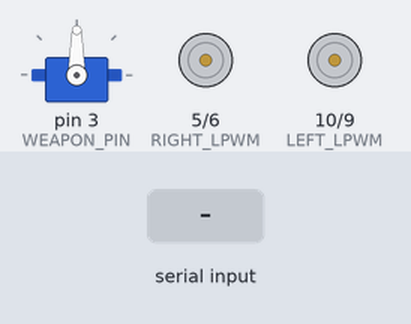
A sketch run on a simulated Arduino Uno, built with avr-gcc and run on an emulated ATmega328P. Shown: servo, motor-driver pin pairs drawn as motors (green arrow = first pin HIGH = forward, orange = second pin HIGH = backward, longer = more drive). Inputs (shaded band) come from the test bench. What the sketch prints to the serial monitor is not drawn.

Above: at 1.2 s.
1.3 s: "F" received over the second serial link
At 1.8 s:
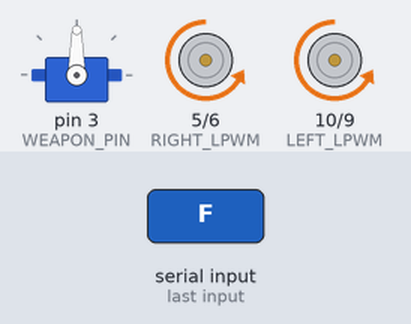
2.8 s: "B" received over the second serial link
At 4.0 s:
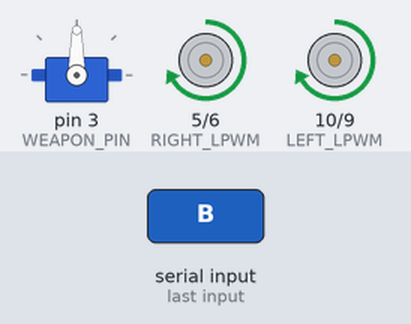
4.3 s: "L" received over the second serial link
At 5.3 s:
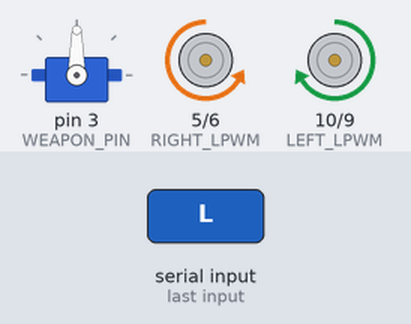
5.8 s: "R" received over the second serial link
At 6.4 s:
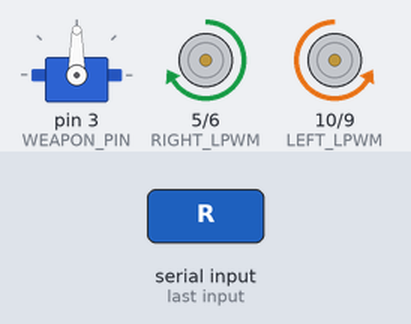
Timing chart, 0 to 8.3 s (numbered marks = the images above; inputs shaded):
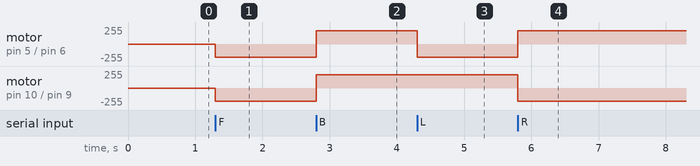

Measured:
- after the input at 1.3 s, motor on pin 5 (RIGHT_LPWM) / pin 6 (RIGHT_RPWM), motor on pin 10 (LEFT_LPWM) / pin 9 (LEFT_RPWM): stopped → backward 200/255 at once
- after the input at 2.8 s, motor on pin 5 (RIGHT_LPWM) / pin 6 (RIGHT_RPWM), motor on pin 10 (LEFT_LPWM) / pin 9 (LEFT_RPWM): backward 200/255 → forward 200/255 at once
- after the input at 4.3 s, motor on pin 5 (RIGHT_LPWM) / pin 6 (RIGHT_RPWM): forward 200/255 → backward 200/255 at once
- after the input at 5.8 s, motor on pin 5 (RIGHT_LPWM) / pin 6 (RIGHT_RPWM): backward 200/255 → forward 200/255 at once; motor on pin 10 (LEFT_LPWM) / pin 9 (LEFT_RPWM): forward 200/255 → backward 200/255 at once

The sketch:

bot.ino
```cpp
#include <ServoTimer2.h>  // ✅ Use ServoTimer2 instead of Servo.h
#include <SoftwareSerial.h>
#include <avr/wdt.h>

#define WEAPON_PIN 3      // Weapon motor ESC pin
#define RIGHT_RPWM 6      // Right wheel forward
#define RIGHT_LPWM 5      // Right wheel backward
#define LEFT_RPWM 9       // Left wheel forward
#define LEFT_LPWM 10      // Left wheel backward

SoftwareSerial BTSerial(12, 11);  // RX, TX (HC-05)
ServoTimer2 weapon;

bool weaponInitialized = false;   // ✅ Flag to track if weapon is armed

void setup() {
  Serial.begin(9600);
  BTSerial.begin(9600);

  // Weapon motor setup
  weapon.attach(WEAPON_PIN);

  // Wheel motor pins
  pinMode(RIGHT_RPWM, OUTPUT);
  pinMode(RIGHT_LPWM, OUTPUT);
  pinMode(LEFT_RPWM, OUTPUT);
  pinMode(LEFT_LPWM, OUTPUT);

  stopMotors();

  Serial.println("✅ Battlebot Ready! Waiting for Bluetooth commands...");
}

void loop() {
  if (BTSerial.available()) {
    char receivedChar = BTSerial.read();

    switch (receivedChar) {
      // ✅ Movement Controls (Only moves while pressed)
      case 'F': moveForward(); break;
      case 'B': moveBackward(); break;
      case 'L': turnLeft(); break;
      case 'R': turnRight(); break;
      case '0': stopMotors(); break;   // Stops moving when button is released

      // ✅ Weapon Controls
      case 'S':
        if (!weaponInitialized) {
          initializeWeapon();
          weaponInitialized = true;
          Serial.println("🔧 Weapon Armed!");
        } else {
          Serial.println("⚠️ Weapon already initialized.");
        }
        break;

      case 'T':
        if (weaponInitialized) {
          spinWeaponSlow();
          Serial.println("🔥 Spinning Weapon (95°)");
        } else {
          Serial.println("⚠️ Weapon not initialized yet.");
        }
        break;

      case 'C':
        stopWeapon();
        Serial.println("🛑 Weapon Stopped");
        break;

      case 'X':
        maxWeapon();
        Serial.println("Max weapon speed");
        break;

      case 'A':   // ✅ Start button triggers reset
        Serial.println("🔄 Resetting Arduino...");
        delay(100);      // Small delay to print the message
        wdt_enable(WDTO_15MS);  // Enable watchdog timer with 15ms timeout
        while (1) {}     // Wait for the watchdog to reset
        break;

      default:
        Serial.print("Unknown command: ");
        Serial.println(receivedChar, HEX);
        stopMotors();
        break;
    }
  }
}

// ✅ **Weapon Initialization**
void initializeWeapon() {
  Serial.println("🔌 Arming Weapon ESC...");

  // 1. **Neutral Throttle (93°) → ServoTimer2 equivalent**
  weapon.write(1510);   // 93° equivalent with ServoTimer2
  Serial.println("⚙️ Neutral throttle (93°) → 3 sec");
  delay(3000);

  // ✅ Return to Neutral
  Serial.println("✅ Weapon Armed at Neutral");
  weapon.write(1510);   // Neutral throttle
}

// ✅ **Spin Weapon Slowly**
void spinWeaponSlow() {
  weapon.write(1440);   // 90° equivalent with ServoTimer2 (low throttle spin)
}

// ✅ **Stop Weapon**
void stopWeapon() {
  weapon.write(1510);   // Set to neutral throttle
  delay(500);           // Let ESC recognize neutral
  weapon.write(1510);   // Double confirmation
}


// ✅ **Max Weapon Spin**
void maxWeapon() {
  weapon.write(1440);   // 95° equivalent with ServoTimer2 (max throttle)
}

// ✅ **Movement Functions**
void moveForward() {
  analogWrite(RIGHT_RPWM, 200);
  analogWrite(RIGHT_LPWM, 0);
  analogWrite(LEFT_RPWM, 200);
  analogWrite(LEFT_LPWM, 0);
}

void moveBackward() {
  analogWrite(RIGHT_RPWM, 0);
  analogWrite(RIGHT_LPWM, 200);
  analogWrite(LEFT_RPWM, 0);
  analogWrite(LEFT_LPWM, 200);
}

void turnLeft() {
  analogWrite(RIGHT_RPWM, 200);
  analogWrite(RIGHT_LPWM, 0);
  analogWrite(LEFT_RPWM, 0);
  analogWrite(LEFT_LPWM, 200);
}

void turnRight() {
  analogWrite(RIGHT_RPWM, 0);
  analogWrite(RIGHT_LPWM, 200);
  analogWrite(LEFT_RPWM, 200);
  analogWrite(LEFT_LPWM, 0);
}

void stopMotors() {
  digitalWrite(RIGHT_RPWM, LOW);
  digitalWrite(RIGHT_LPWM, LOW);
  digitalWrite(LEFT_RPWM, LOW);
  digitalWrite(LEFT_LPWM, LOW);
}
```
